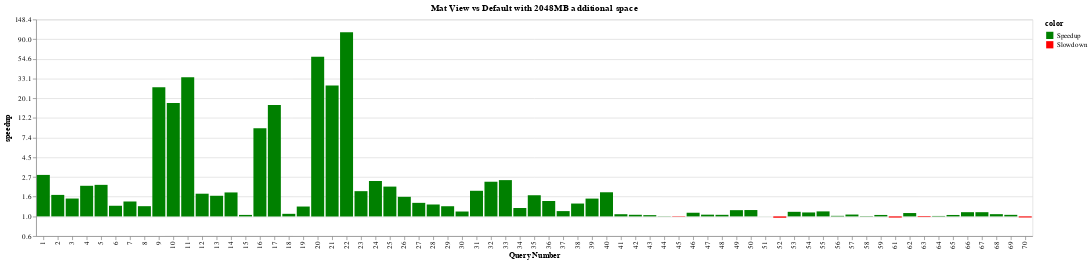

The cell this chart's notebook holds for it:
### Code cell
chart = plot_speedup("Mat View vs Default", mat_view, 32)
chart

### Figure 1 — Vega-Lite specification as saved in the notebook (floating-point values rounded to 4 significant figures)
{"$schema": "https://vega.github.io/schema/vega-lite/v4.17.0.json", "config": {"view": {"continuousHeight": 300, "continuousWidth": 400}}, "data": {"name": "data-a5cb89d02906f874b4d0804544fff744"}, "datasets": {"data-a5cb89d02906f874b4d0804544fff744": [{"budget": 32, "color": "Speedup", "expt_name": "mat_view", "index": 0, "log_speedup": 1.054, "query_name": "query1", "query_num": 1, "running_time": 0.01672, "speedup": 2.868}, {"budget": 32, "color": "Speedup", "expt_name": "mat_view", "index": 1, "log_speedup": 0.546, "query_name": "query2", "query_num": 2, "running_time": 0.01296, "speedup": 1.726}, {"budget": 32, "color": "Speedup", "expt_name": "mat_view", "index": 2, "log_speedup": 0.4536, "query_name": "query3", "query_num": 3, "running_time": 0.01548, "speedup": 1.574}, {"budget": 32, "color": "Speedup", "expt_name": "mat_view", "index": 3, "log_speedup": 0.7774, "query_name": "query4", "query_num": 4, "running_time": 0.01376, "speedup": 2.176}, {"budget": 32, "color": "Speedup", "expt_name": "mat_view", "index": 4, "log_speedup": 0.801, "query_name": "query5", "query_num": 5, "running_time": 0.04316, "speedup": 2.228}, {"budget": 32, "color": "Speedup", "expt_name": "mat_view", "index": 5, "log_speedup": 0.2702, "query_name": "query6", "query_num": 6, "running_time": 1.146, "speedup": 1.31}, {"budget": 32, "color": "Speedup", "expt_name": "mat_view", "index": 6, "log_speedup": 0.3787, "query_name": "query7", "query_num": 7, "running_time": 0.3957, "speedup": 1.46}, {"budget": 32, "color": "Speedup", "expt_name": "mat_view", "index": 7, "log_speedup": 0.2596, "query_name": "query8", "query_num": 8, "running_time": 2.345, "speedup": 1.296}, {"budget": 32, "color": "Speedup", "expt_name": "mat_view", "index": 8, "log_speedup": 3.277, "query_name": "query9", "query_num": 9, "running_time": 0.007547, "speedup": 26.51}, {"budget": 32, "color": "Speedup", "expt_name": "mat_view", "index": 9, "log_speedup": 2.881, "query_name": "query10", "query_num": 10, "running_time": 0.007538, "speedup": 17.83}, {"budget": 32, "color": "Speedup", "expt_name": "mat_view", "index": 10, "log_speedup": 3.532, "query_name": "query11", "query_num": 11, "running_time": 0.007909, "speedup": 34.19}, {"budget": 32, "color": "Speedup", "expt_name": "mat_view", "index": 11, "log_speedup": 0.5763, "query_name": "query12", "query_num": 12, "running_time": 0.4251, "speedup": 1.779}, {"budget": 32, "color": "Speedup", "expt_name": "mat_view", "index": 12, "log_speedup": 0.5239, "query_name": "query13", "query_num": 13, "running_time": 0.2768, "speedup": 1.689}, {"budget": 32, "color": "Speedup", "expt_name": "mat_view", "index": 13, "log_speedup": 0.6086, "query_name": "query14", "query_num": 14, "running_time": 0.5792, "speedup": 1.838}, {"budget": 32, "color": "Speedup", "expt_name": "mat_view", "index": 14, "log_speedup": 0.03788, "query_name": "query15", "query_num": 15, "running_time": 0.308, "speedup": 1.039}, {"budget": 32, "color": "Speedup", "expt_name": "mat_view", "index": 15, "log_speedup": 2.237, "query_name": "query16", "query_num": 16, "running_time": 0.04792, "speedup": 9.365}, {"budget": 32, "color": "Speedup", "expt_name": "mat_view", "index": 16, "log_speedup": 2.827, "query_name": "query17", "query_num": 17, "running_time": 0.02522, "speedup": 16.9}, {"budget": 32, "color": "Speedup", "expt_name": "mat_view", "index": 17, "log_speedup": 0.06545, "query_name": "query18", "query_num": 18, "running_time": 0.3088, "speedup": 1.068}, {"budget": 32, "color": "Speedup", "expt_name": "mat_view", "index": 18, "log_speedup": 0.2507, "query_name": "query19", "query_num": 19, "running_time": 3.974, "speedup": 1.285}, {"budget": 32, "color": "Speedup", "expt_name": "mat_view", "index": 19, "log_speedup": 4.055, "query_name": "query20", "query_num": 20, "running_time": 0.01983, "speedup": 57.69}, {"budget": 32, "color": "Speedup", "expt_name": "mat_view", "index": 20, "log_speedup": 3.326, "query_name": "query21", "query_num": 21, "running_time": 0.01981, "speedup": 27.83}, {"budget": 32, "color": "Speedup", "expt_name": "mat_view", "index": 21, "log_speedup": 4.677, "query_name": "query22", "query_num": 22, "running_time": 0.01997, "speedup": 107.5}, {"budget": 32, "color": "Speedup", "expt_name": "mat_view", "index": 22, "log_speedup": 0.641, "query_name": "query23", "query_num": 23, "running_time": 0.9488, "speedup": 1.898}, {"budget": 32, "color": "Speedup", "expt_name": "mat_view", "index": 23, "log_speedup": 0.8996, "query_name": "query24", "query_num": 24, "running_time": 0.545, "speedup": 2.459}, {"budget": 32, "color": "Speedup", "expt_name": "mat_view", "index": 24, "log_speedup": 0.7568, "query_name": "query25", "query_num": 25, "running_time": 0.1088, "speedup": 2.131}, {"budget": 32, "color": "Speedup", "expt_name": "mat_view", "index": 25, "log_speedup": 0.4974, "query_name": "query26", "query_num": 26, "running_time": 0.4242, "speedup": 1.644}, {"budget": 32, "color": "Speedup", "expt_name": "mat_view", "index": 26, "log_speedup": 0.3442, "query_name": "query27", "query_num": 27, "running_time": 0.2083, "speedup": 1.411}, {"budget": 32, "color": "Speedup", "expt_name": "mat_view", "index": 27, "log_speedup": 0.3024, "query_name": "query28", "query_num": 28, "running_time": 0.6943, "speedup": 1.353}, {"budget": 32, "color": "Speedup", "expt_name": "mat_view", "index": 28, "log_speedup": 0.2582, "query_name": "query29", "query_num": 29, "running_time": 0.3932, "speedup": 1.295}, {"budget": 32, "color": "Speedup", "expt_name": "mat_view", "index": 29, "log_speedup": 0.1241, "query_name": "query30", "query_num": 30, "running_time": 2.64, "speedup": 1.132}, {"budget": 32, "color": "Speedup", "expt_name": "mat_view", "index": 30, "log_speedup": 0.6506, "query_name": "query31", "query_num": 31, "running_time": 0.01908, "speedup": 1.917}, {"budget": 32, "color": "Speedup", "expt_name": "mat_view", "index": 31, "log_speedup": 0.8804, "query_name": "query32", "query_num": 32, "running_time": 0.02104, "speedup": 2.412}, {"budget": 32, "color": "Speedup", "expt_name": "mat_view", "index": 32, "log_speedup": 0.9213, "query_name": "query33", "query_num": 33, "running_time": 0.4549, "speedup": 2.513}, {"budget": 32, "color": "Speedup", "expt_name": "mat_view", "index": 33, "log_speedup": 0.2128, "query_name": "query34", "query_num": 34, "running_time": 0.2045, "speedup": 1.237}, {"budget": 32, "color": "Speedup", "expt_name": "mat_view", "index": 34, "log_speedup": 0.5373, "query_name": "query35", "query_num": 35, "running_time": 0.03069, "speedup": 1.711}, {"budget": 32, "color": "Speedup", "expt_name": "mat_view", "index": 35, "log_speedup": 0.3918, "query_name": "query36", "query_num": 36, "running_time": 0.24, "speedup": 1.48}, {"budget": 32, "color": "Speedup", "expt_name": "mat_view", "index": 36, "log_speedup": 0.1347, "query_name": "query37", "query_num": 37, "running_time": 0.6788, "speedup": 1.144}, {"budget": 32, "color": "Speedup", "expt_name": "mat_view", "index": 37, "log_speedup": 0.3266, "query_name": "query38", "query_num": 38, "running_time": 0.06135, "speedup": 1.386}, {"budget": 32, "color": "Speedup", "expt_name": "mat_view", "index": 38, "log_speedup": 0.4522, "query_name": "query39", "query_num": 39, "running_time": 0.1814, "speedup": 1.572}, {"budget": 32, "color": "Speedup", "expt_name": "mat_view", "index": 39, "log_speedup": 0.6129, "query_name": "query40", "query_num": 40, "running_time": 0.13, "speedup": 1.846}, {"budget": 32, "color": "Speedup", "expt_name": "mat_view", "index": 40, "log_speedup": 0.0556, "query_name": "query41", "query_num": 41, "running_time": 4.123, "speedup": 1.057}, {"budget": 32, "color": "Speedup", "expt_name": "mat_view", "index": 41, "log_speedup": 0.04117, "query_name": "query42", "query_num": 42, "running_time": 1.769, "speedup": 1.042}, {"budget": 32, "color": "Speedup", "expt_name": "mat_view", "index": 42, "log_speedup": 0.03234, "query_name": "query43", "query_num": 43, "running_time": 5.14, "speedup": 1.033}, {"budget": 32, "color": "Speedup", "expt_name": "mat_view", "index": 43, "log_speedup": 0.004787, "query_name": "query44", "query_num": 44, "running_time": 0.8166, "speedup": 1.005}, {"budget": 32, "color": "Slowdown", "expt_name": "mat_view", "index": 44, "log_speedup": -0.009127, "query_name": "query45", "query_num": 45, "running_time": 0.6696, "speedup": 0.9909}, {"budget": 32, "color": "Speedup", "expt_name": "mat_view", "index": 45, "log_speedup": 0.09303, "query_name": "query46", "query_num": 46, "running_time": 0.7157, "speedup": 1.097}, {"budget": 32, "color": "Speedup", "expt_name": "mat_view", "index": 46, "log_speedup": 0.04403, "query_name": "query47", "query_num": 47, "running_time": 1.547, "speedup": 1.045}, {"budget": 32, "color": "Speedup", "expt_name": "mat_view", "index": 47, "log_speedup": 0.04036, "query_name": "query48", "query_num": 48, "running_time": 1.144, "speedup": 1.041}, {"budget": 32, "color": "Speedup", "expt_name": "mat_view", "index": 48, "log_speedup": 0.1585, "query_name": "query49", "query_num": 49, "running_time": 2.951, "speedup": 1.172}, {"budget": 32, "color": "Speedup", "expt_name": "mat_view", "index": 49, "log_speedup": 0.1615, "query_name": "query50", "query_num": 50, "running_time": 2.051, "speedup": 1.175}, {"budget": 32, "color": "Speedup", "expt_name": "mat_view", "index": 50, "log_speedup": 0.0009376, "query_name": "query51", "query_num": 51, "running_time": 5.102, "speedup": 1.001}, {"budget": 32, "color": "Slowdown", "expt_name": "mat_view", "index": 51, "log_speedup": -0.03376, "query_name": "query52", "query_num": 52, "running_time": 3.035, "speedup": 0.9668}, {"budget": 32, "color": "Speedup", "expt_name": "mat_view", "index": 52, "log_speedup": 0.1165, "query_name": "query53", "query_num": 53, "running_time": 0.1479, "speedup": 1.124}, {"budget": 32, "color": "Speedup", "expt_name": "mat_view", "index": 53, "log_speedup": 0.1005, "query_name": "query54", "query_num": 54, "running_time": 0.1709, "speedup": 1.106}, {"budget": 32, "color": "Speedup", "expt_name": "mat_view", "index": 54, "log_speedup": 0.1273, "query_name": "query55", "query_num": 55, "running_time": 0.1844, "speedup": 1.136}, {"budget": 32, "color": "Speedup", "expt_name": "mat_view", "index": 55, "log_speedup": 0.01435, "query_name": "query56", "query_num": 56, "running_time": 0.6809, "speedup": 1.014}, {"budget": 32, "color": "Speedup", "expt_name": "mat_view", "index": 56, "log_speedup": 0.04715, "query_name": "query57", "query_num": 57, "running_time": 0.6232, "speedup": 1.048}, {"budget": 32, "color": "Speedup", "expt_name": "mat_view", "index": 57, "log_speedup": 0.007763, "query_name": "query58", "query_num": 58, "running_time": 27.42, "speedup": 1.008}, {"budget": 32, "color": "Speedup", "expt_name": "mat_view", "index": 58, "log_speedup": 0.03693, "query_name": "query59", "query_num": 59, "running_time": 0.189, "speedup": 1.038}, {"budget": 32, "color": "Slowdown", "expt_name": "mat_view", "index": 60, "log_speedup": -0.02891, "query_name": "query61", "query_num": 61, "running_time": 10.3, "speedup": 0.9715}, {"budget": 32, "color": "Speedup", "expt_name": "mat_view", "index": 61, "log_speedup": 0.08536, "query_name": "query62", "query_num": 62, "running_time": 1.228, "speedup": 1.089}, {"budget": 32, "color": "Slowdown", "expt_name": "mat_view", "index": 62, "log_speedup": -0.01616, "query_name": "query63", "query_num": 63, "running_time": 2.935, "speedup": 0.984}, {"budget": 32, "color": "Speedup", "expt_name": "mat_view", "index": 63, "log_speedup": 0.01145, "query_name": "query64", "query_num": 64, "running_time": 2.116, "speedup": 1.012}, {"budget": 32, "color": "Speedup", "expt_name": "mat_view", "index": 64, "log_speedup": 0.03649, "query_name": "query65", "query_num": 65, "running_time": 0.1577, "speedup": 1.037}, {"budget": 32, "color": "Speedup", "expt_name": "mat_view", "index": 65, "log_speedup": 0.1073, "query_name": "query66", "query_num": 66, "running_time": 0.9257, "speedup": 1.113}, {"budget": 32, "color": "Speedup", "expt_name": "mat_view", "index": 66, "log_speedup": 0.107, "query_name": "query67", "query_num": 67, "running_time": 0.7763, "speedup": 1.113}, {"budget": 32, "color": "Speedup", "expt_name": "mat_view", "index": 67, "log_speedup": 0.0568, "query_name": "query68", "query_num": 68, "running_time": 0.2584, "speedup": 1.058}, {"budget": 32, "color": "Speedup", "expt_name": "mat_view", "index": 68, "log_speedup": 0.03965, "query_name": "query69", "query_num": 69, "running_time": 0.1775, "speedup": 1.04}, {"budget": 32, "color": "Slowdown", "expt_name": "mat_view", "index": 69, "log_speedup": -0.02692, "query_name": "query70", "query_num": 70, "running_time": 5.392, "speedup": 0.9734}]}, "encoding": {"color": {"field": "color", "scale": {"domain": ["Speedup", "Slowdown"], "range": ["green", "red"]}, "type": "nominal"}, "x": {"axis": {"title": "Query Number"}, "field": "query_num", "type": "ordinal"}, "y": {"axis": {"format": ",.0f", "labelExpr": "format(exp(datum.value),',.1f')", "title": "speedup"}, "field": "log_speedup", "type": "quantitative"}}, "mark": "bar", "title": {"text": "Mat View vs Default with 2048MB additional space"}}
